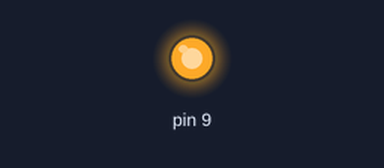
This sketch was run on a simulated Arduino Uno, built with avr-gcc and run on an emulated ATmega328P. Parts: output pins drawn as LEDs (lit = HIGH).

Above: at 0.05 s.
At 1.05 s:
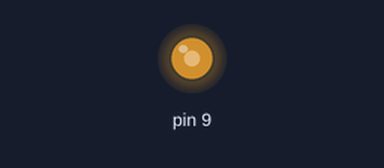
At 2.1 s:
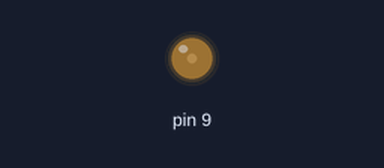
At 4.55 s:
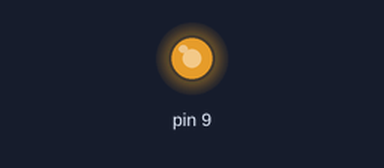
Timing chart, 0 to 6.6 s (numbered marks = the images above):
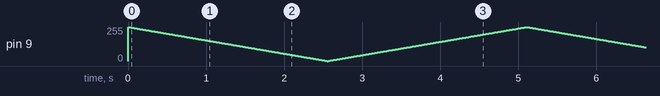

The sketch:

ARD_06_02.ino
```cpp
/* ---------------------------------------------
  CartroTECH  www.cartrocreatiu.es
  Codi: ARD_06_01.ino
  Lliçó: 06 - Les eixides analogiques
  Data: 26/03/2021
  ------------------------------------------- */

void setup()
{
  pinMode( 9, OUTPUT) ;
}

void loop()
{
  for ( int i = -255 ; i < 255 ; i++)
  {
    analogWrite (9, abs(i)) ;
    delay( 10);
  }
}
```
